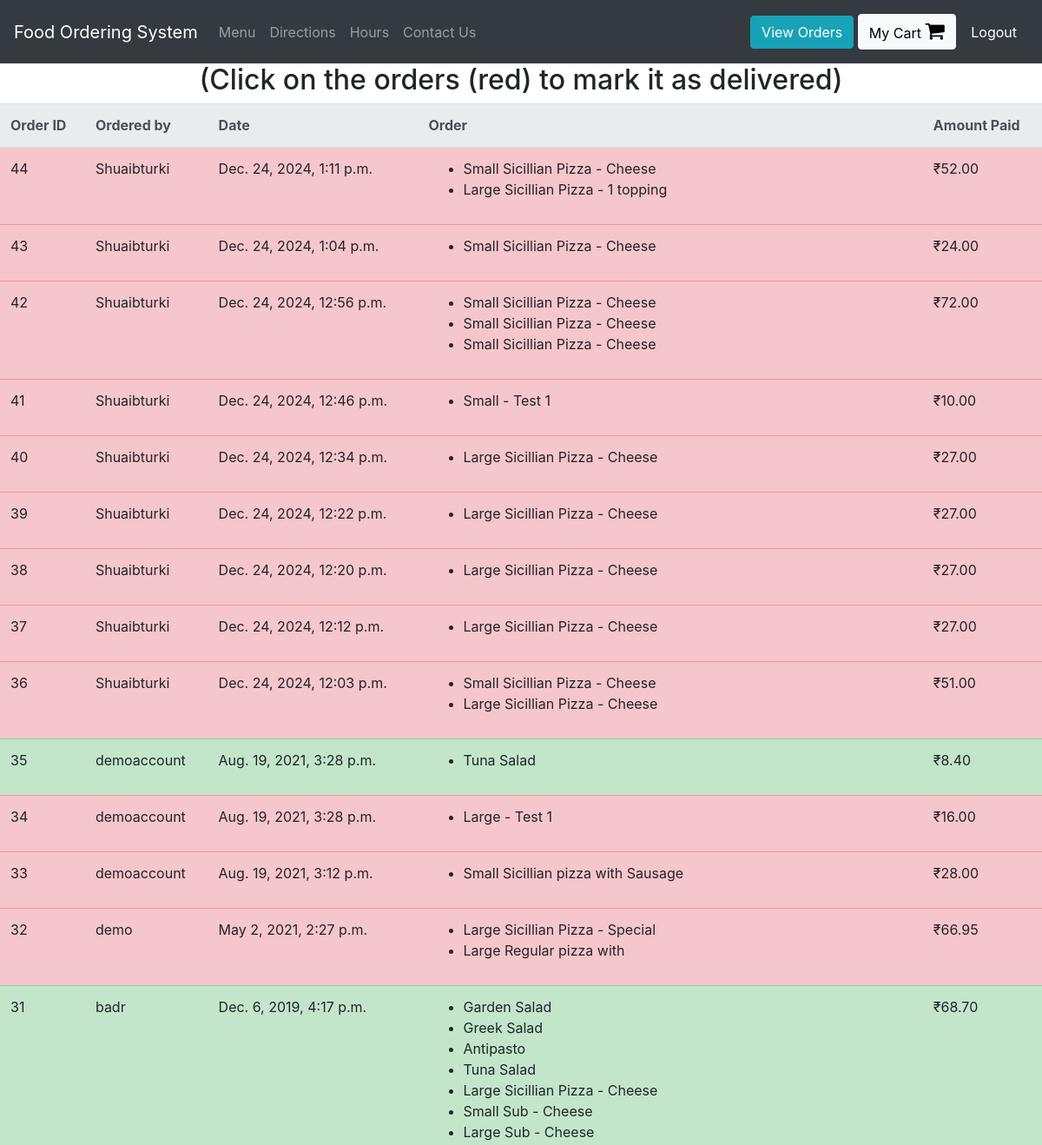
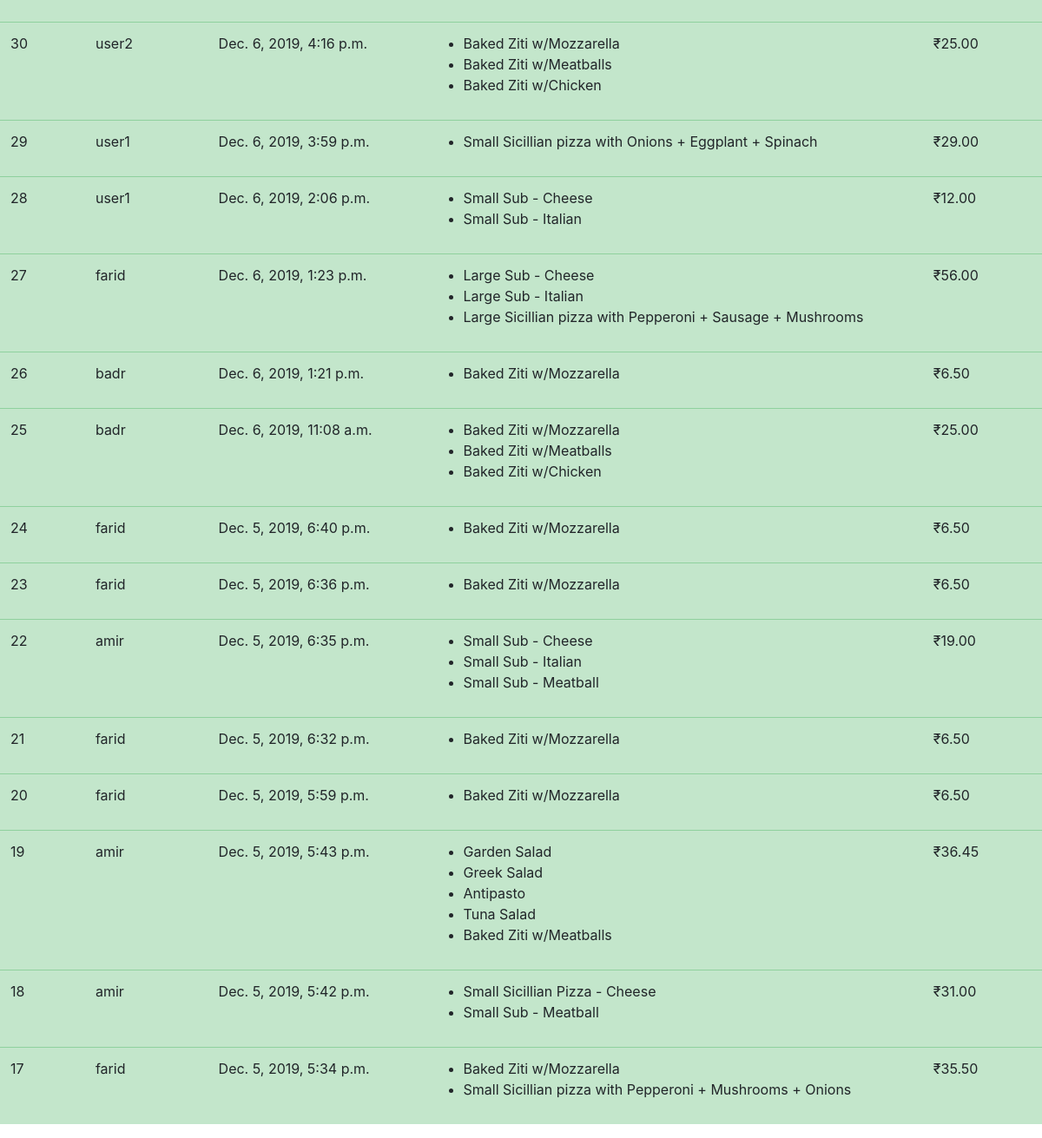
Page /view-orders (signed in) on the committed database (2 pictures, top to bottom).
### orders/models.py (models this page shows, shortened)
class UserOrder(models.Model):
    username = models.CharField(max_length=200) #who placed the order
    order = models.TextField() #this will be a string representation of the cart from localStorage
    price = models.DecimalField(max_digits=6, decimal_places=2) #how much was the order
    time_of_order  = models.DateTimeField(default=datetime.now, blank=True)
    delivered = models.BooleanField()

### orders/views.py (the view)
# urls.py: path("view-orders", views.view_orders, name="view_orders"),
def view_orders(request):
    if request.user.is_superuser:
        rows = UserOrder.objects.all().order_by('-time_of_order')
        return render(request, "orders/orders.html", context = {"rows":rows})
    else:
        rows = UserOrder.objects.all().filter(username = request.user.username).order_by('-time_of_order')
        return render(request, "orders/orders.html", context = {"rows":rows})

### orders/templatetags/custom_tags.py (called while the page is built)
@register.filter(name="format_cart")
def format_cart(value):
    return value[1:-1].split(",")

@register.filter(name="format_cart_item")
def format_cart_item(value):
    return value.replace("'","")

### orders/templates/orders/orders.html
{% extends 'orders/header.html' %}
{% load custom_tags %}
{% block content %}
<div class="container-fluid">
  <div class="row justify-content-center">
    {% if user.is_superuser %}
      <h2>(Click on the orders (red) to mark it as delivered)</h2>
    {% else %}
      <h2> Orders by: {{user.get_username}} </h2>
    {% endif %}
    <table class="table">
        <thead class="thead-light">
        <tr>
          <th scope="col">Order ID</th>
          <th scope="col">Ordered by</th>
          <th scope="col">Date</th>
          <th scope="col">Order</th>
          <th scope="col">Amount Paid</th>
        </tr>
        </thead>
        <tbody id = "orders_table">
          {% for row in rows %}
          {% if row.delivered %}
            <tr class="table-success">
          {% else %}
            <tr class="table-danger mark-as-complete">
          {% endif %}
              <td>{{row.id}}</td>
              <td>{{row.username}}</td>
              <td>{{row.time_of_order}}</td>
              <td >
                <ul>
                  {% for item in row.order|format_cart %}
                    <li>{{item|format_cart_item}}</li>
                  {% endfor %}
                </ul>
              </td>
              <td>₹{{row.price}}</td>
            </tr>
          {% endfor %}
        </tbody>
    </table>
  </div>
</div>
{% endblock %}

### rows in the picture
UserOrder: id "44", username "Shuaibturki", time_of_order "Dec. 24, 2024, 1:11 p.m.", order "Small Sicillian Pizza - Cheese" "Large Sicillian Pizza - 1 topping", price "52.00"
UserOrder: id "43", username "Shuaibturki", time_of_order "Dec. 24, 2024, 1:04 p.m.", order "Small Sicillian Pizza - Cheese", price "24.00"
UserOrder: id "42", username "Shuaibturki", time_of_order "Dec. 24, 2024, 12:56 p.m.", order "Small Sicillian Pizza - Cheese" "Small Sicillian Pizza - Cheese" "Small Sicillian Pizza - Cheese", price "72.00"
UserOrder: id "41", username "Shuaibturki", time_of_order "Dec. 24, 2024, 12:46 p.m.", order "Small - Test 1", price "10.00"
UserOrder: id "40", username "Shuaibturki", time_of_order "Dec. 24, 2024, 12:34 p.m.", order "Large Sicillian Pizza - Cheese", price "27.00"
UserOrder: id "39", username "Shuaibturki", time_of_order "Dec. 24, 2024, 12:22 p.m.", order "Large Sicillian Pizza - Cheese", price "27.00"
UserOrder: id "38", username "Shuaibturki", time_of_order "Dec. 24, 2024, 12:20 p.m.", order "Large Sicillian Pizza - Cheese", price "27.00"
UserOrder: id "37", username "Shuaibturki", time_of_order "Dec. 24, 2024, 12:12 p.m.", order "Large Sicillian Pizza - Cheese", price "27.00"
UserOrder: id "36", username "Shuaibturki", time_of_order "Dec. 24, 2024, 12:03 p.m.", order "Small Sicillian Pizza - Cheese" "Large Sicillian Pizza - Cheese", price "51.00"
UserOrder: id "35", username "demoaccount", time_of_order "Aug. 19, 2021, 3:28 p.m.", order "Tuna Salad", price "8.40"
UserOrder: id "34", username "demoaccount", time_of_order "Aug. 19, 2021, 3:28 p.m.", order "Large - Test 1", price "16.00"
UserOrder: id "33", username "demoaccount", time_of_order "Aug. 19, 2021, 3:12 p.m.", order "Small Sicillian pizza with Sausage", price "28.00"
UserOrder: id "32", username "demo", time_of_order "May 2, 2021, 2:27 p.m.", order "Large Sicillian Pizza - Special" "Large Regular pizza with", price "66.95"
UserOrder: id "31", username "badr", time_of_order "Dec. 6, 2019, 4:17 p.m.", order "Garden Salad" "Greek Salad" "Antipasto" "Tuna Salad" "Large Sicillian Pizza - Cheese" "Small Sub - Cheese" "Large Sub - Cheese", price "68.70"
UserOrder: id "30", username "user2", time_of_order "Dec. 6, 2019, 4:16 p.m.", order "Baked Ziti w/Mozzarella" "Baked Ziti w/Meatballs" "Baked Ziti w/Chicken", price "25.00"
UserOrder: id "29", username "user1", time_of_order "Dec. 6, 2019, 3:59 p.m.", order "Small Sicillian pizza with Onions + Eggplant + Spinach", price "29.00"
UserOrder: id "28", username "user1", time_of_order "Dec. 6, 2019, 2:06 p.m.", order "Small Sub - Cheese" "Small Sub - Italian", price "12.00"
UserOrder: id "27", username "farid", time_of_order "Dec. 6, 2019, 1:23 p.m.", order "Large Sub - Cheese" "Large Sub - Italian" "Large Sicillian pizza with Pepperoni + Sausage + Mushrooms", price "56.00"
UserOrder: id "26", username "badr", time_of_order "Dec. 6, 2019, 1:21 p.m.", order "Baked Ziti w/Mozzarella", price "6.50"
UserOrder: id "25", username "badr", time_of_order "Dec. 6, 2019, 11:08 a.m.", order "Baked Ziti w/Mozzarella" "Baked Ziti w/Meatballs" "Baked Ziti w/Chicken", price "25.00"
UserOrder: id "24", username "farid", time_of_order "Dec. 5, 2019, 6:40 p.m.", order "Baked Ziti w/Mozzarella", price "6.50"
UserOrder: id "23", username "farid", time_of_order "Dec. 5, 2019, 6:36 p.m.", order "Baked Ziti w/Mozzarella", price "6.50"
UserOrder: id "22", username "amir", time_of_order "Dec. 5, 2019, 6:35 p.m.", order "Small Sub - Cheese" "Small Sub - Italian" "Small Sub - Meatball", price "19.00"
UserOrder: id "21", username "farid", time_of_order "Dec. 5, 2019, 6:32 p.m.", order "Baked Ziti w/Mozzarella", price "6.50"
UserOrder: id "20", username "farid", time_of_order "Dec. 5, 2019, 5:59 p.m.", order "Baked Ziti w/Mozzarella", price "6.50"
UserOrder: id "19", username "amir", time_of_order "Dec. 5, 2019, 5:43 p.m.", order "Garden Salad" "Greek Salad" "Antipasto" "Tuna Salad" "Baked Ziti w/Meatballs", price "36.45"
UserOrder: id "18", username "amir", time_of_order "Dec. 5, 2019, 5:42 p.m.", order "Small Sicillian Pizza - Cheese" "Small Sub - Meatball", price "31.00"
UserOrder: id "17", username "farid", time_of_order "Dec. 5, 2019, 5:34 p.m.", order "Baked Ziti w/Mozzarella" "Small Sicillian pizza with Pepperoni + Mushrooms + Onions", price "35.50"
